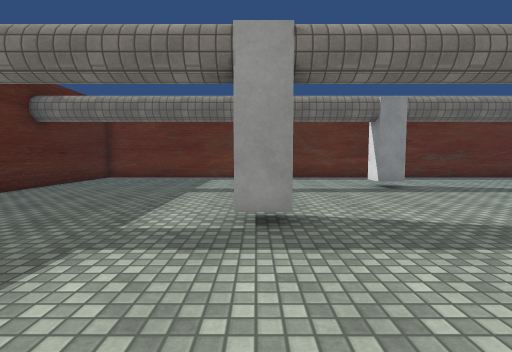
[1] (above)

19 first-person views from a walk through a Unity game level. The camera is 1.2 m above the floor, tilts 4° down and sees 85° across. The floor is counted in squares, 1 m on a side. Each view is taken from the middle of a square. On the plan, view 1 faces up. The plan holds only what a view shows up to about 13 squares ahead; the rest is blank. The place goes on beyond the plan. The player is left out. Some surface patterns are stand-ins.

[2]
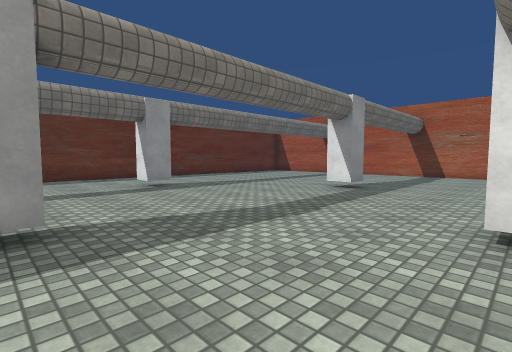

[3]
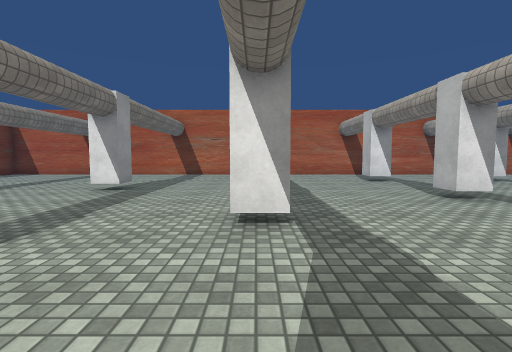

[4]
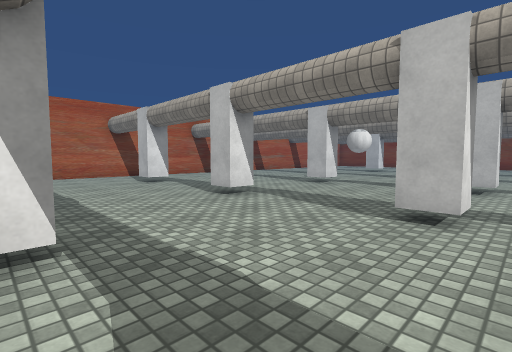

[5]
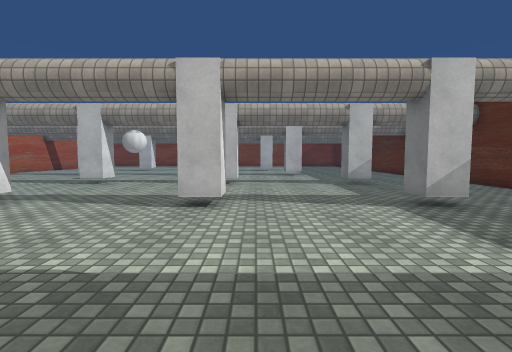

[6]
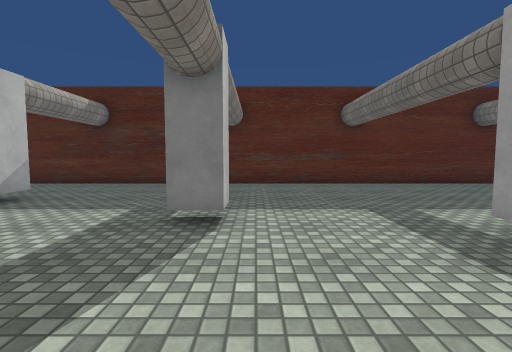

[7]
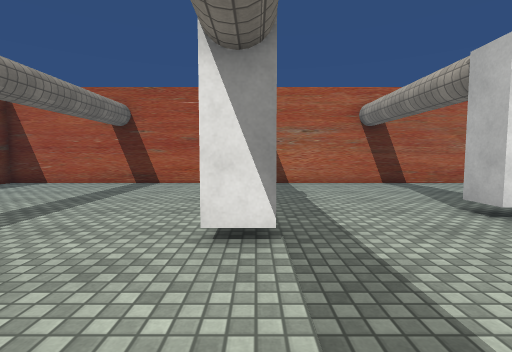

[8]
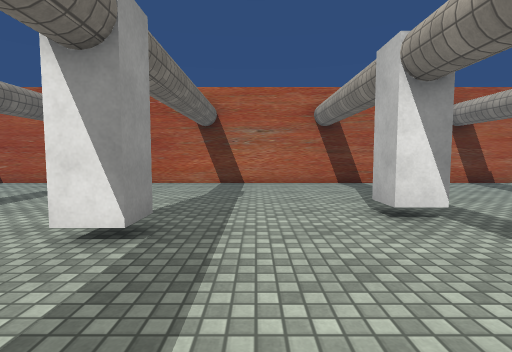

[9]
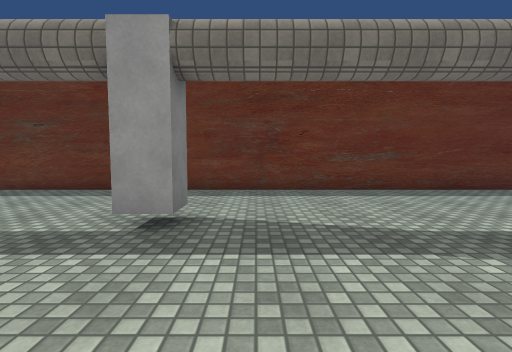

[10]
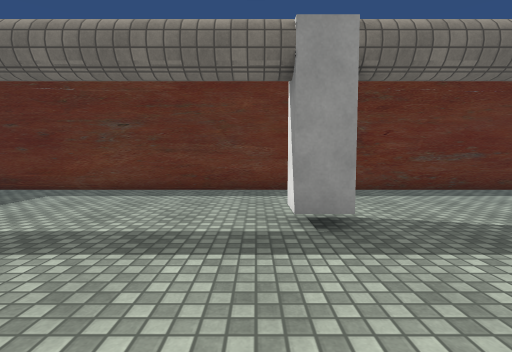

[11]
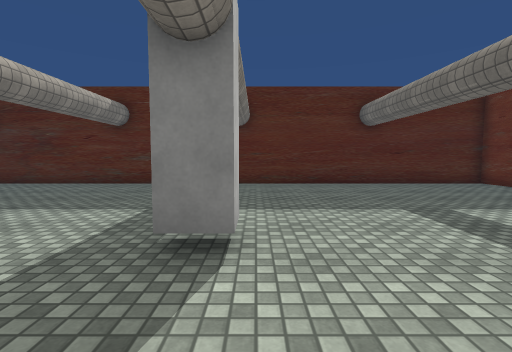

[12]
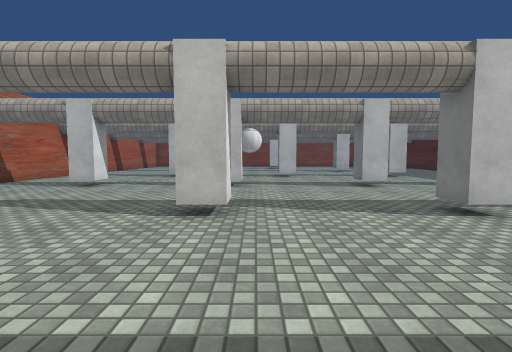

[13]
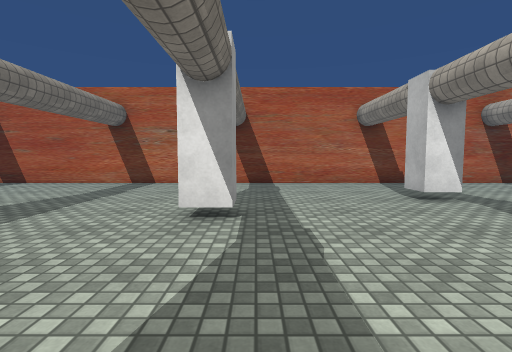

[14]
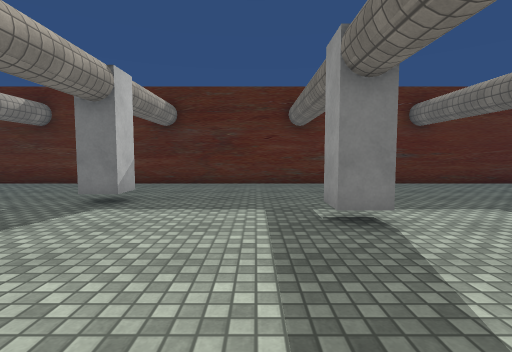

[15]
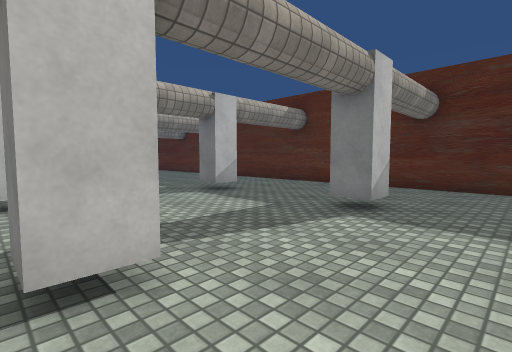

[16]
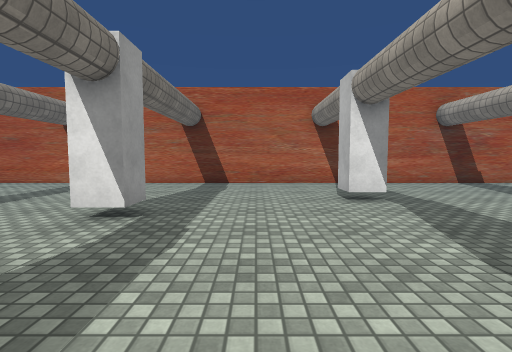

[17]
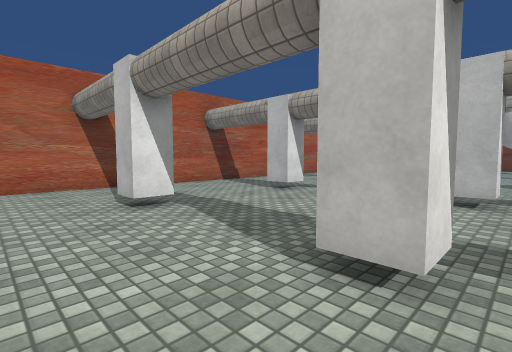

[18]
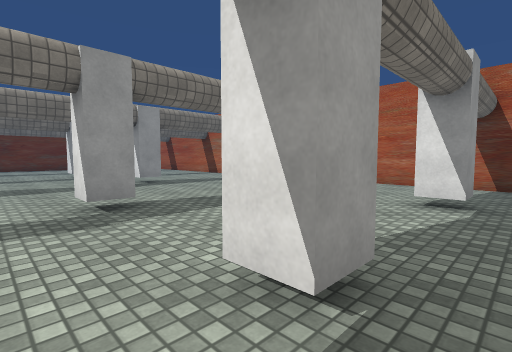

[19]
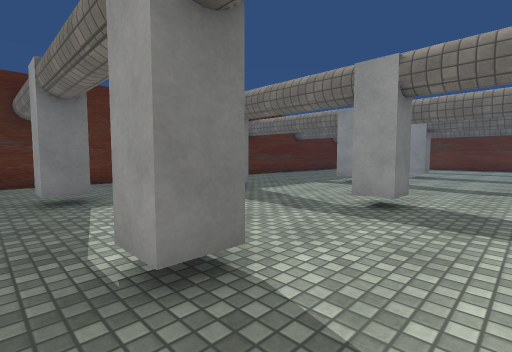

### Floor plan
Points are (right, up) in squares from view 1. A wall is a line through its corners. A room is listed if a view was taken in it or the views show most of it. See-through windows are left out.
Room 1 (views 1, 2, 3, 4, 5, 6, 7, 8, 9, 10, 11, 12, 13, 14, 15, 16, 17, 18, 19)
walls: (16.2, 16.1) (-5.2, 16.1); (-6.9, 16.1) (-8.5, 16.1) (-8.5, -13.5); (18.5, -13.5) (18.5, 16.1) (18, 16.1)
objects: block (-4, -12) to (-3, -11); block (-3, -6); block (-1, 0); block (0, 5) to (1, 6); block (2, -12) to (3, -11); block (2, -6); block (5, 0) to (6, 0); block (5, 11) to (6, 11); ball (7, -13); block (8, -11); block (8, -6); block (10, 5) to (11, 6); block (12, 0); block (13, -12) to (14, -11); block (13, -6) to (14, -6)

Positions as (right, up) in squares from view 1, and headings:
1: (0, 0), facing up
2: (0, 0), facing up-right
3: (0, 0), facing right
4: (1, 0), facing down-right
5: (1, 1), facing down
6: (4, 1), facing left
7: (6, 5), facing right
8: (6, 3), facing right
9: (7, 6), facing up
10: (4, 6), facing up
11: (4, 6), facing left
12: (7, 0), facing down
13: (6, -1), facing right
14: (4, -2), facing left
15: (3, -3), facing down-left
16: (6, -3), facing right
17: (7, -3), facing down-right
18: (6, -13), facing up-right
19: (5, -13), facing up-left
